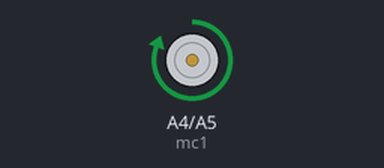
A sketch run on a simulated Arduino Nano, built with avr-gcc and run on an emulated ATmega328P. On the bench: motor-driver pin pairs drawn as motors (green arrow = first pin HIGH = forward, orange = second pin HIGH = backward, longer = more drive).

Above: at 0.2 s.
At 77.2 s:
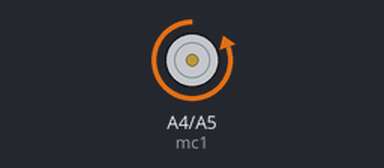
At 128.42 s:
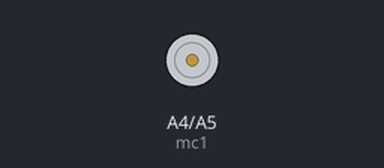
Timing chart, 0 to 130.0 s (numbered marks = the images above):
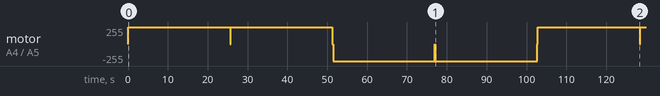

Measured:
- by itself, motor on A4 (mc1) / A5 (mc2): stopped → forward 255/255 at 0.10 s, → stopped 25.5 s later, → forward 255/255 0.10 s later, → stopped 25.5 s later, … (11 changes in this stretch)

The sketch:

sketch_apr21a.ino
```cpp
// pins a4-7 for the motor control
int mc1 = A4;
int mc2 = A5;
int mc3 = A6;
int mc4 = A7;
void setup() {
  // put your setup code here, to run once:
  pinMode(mc1, OUTPUT);
  pinMode(mc2, OUTPUT);
  pinMode(mc3, OUTPUT);
  pinMode(mc4, OUTPUT);
}

int num = 0;
void loop() {
  // put your main code here, to run repeatedly:
  int i;
  for (i = 0; i < 256; i++) {
    digitalWrite(mc1, i);
    digitalWrite(mc3, i);
    Serial.print(i);
    delay(100);
  }
  for (i = i; i >= 0; i--) {
    digitalWrite(mc1, i);
    digitalWrite(mc3, i);
    Serial.print(i);
    delay(100);
  }
  for (i = 0; i < 256; i++) {
    digitalWrite(mc2, i);
    digitalWrite(mc4, i);
    Serial.print(i);
    delay(100);
  }
  for (i = i; i >= 0; i--) {
    digitalWrite(mc2, i);
    digitalWrite(mc4, i);
    Serial.print(i);
    delay(100);
  }
}
```
